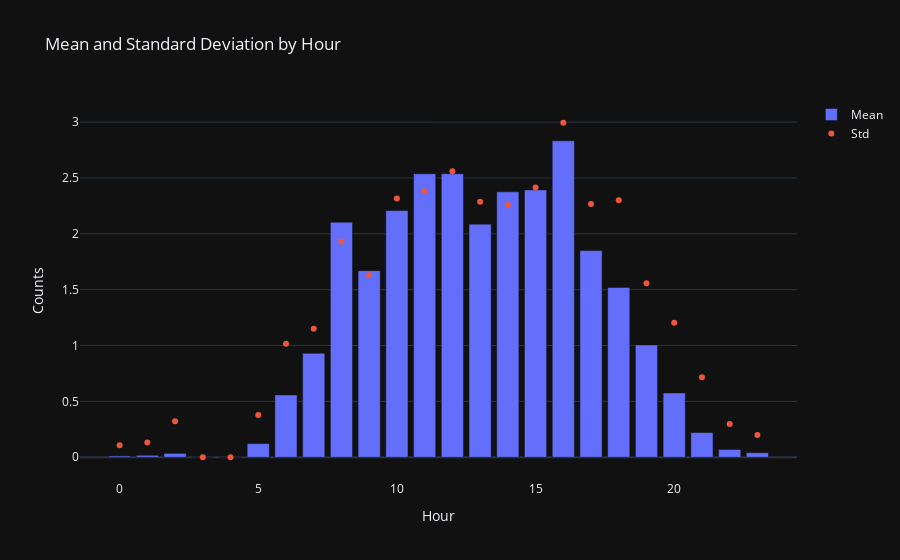

Write notebook code for a chart like this one.
### Code cell
# construct the multi scatter plot
fig = go.Figure()
fig.add_trace(go.Bar(x=stats['hour'], y=stats['mean'], name='Mean'))
fig.add_trace(go.Scatter(x=stats['hour'], y=stats['std'], name='Std', mode='markers'))
fig.update_layout(title='Mean and Standard Deviation by Hour', height=375, xaxis_title="Hour", yaxis_title="Counts")
fig.show()

### Figure 1 — Plotly figure (JSON) as saved in the notebook; plotly's stock layout.template omitted (floating-point values rounded to 4 significant figures)
{"data": [{"name": "Mean", "type": "bar", "x": [0, 1, 2, 3, 4, 5, 6, 7, 8, 9, 10, 11, 12, 13, 14, 15, 16, 17, 18, 19, 20, 21, 22, 23], "y": [0.01163, 0.01744, 0.03488, 0, 0, 0.1221, 0.5581, 0.9306, 2.104, 1.671, 2.208, 2.538, 2.538, 2.087, 2.376, 2.393, 2.832, 1.85, 1.52, 1.006, 0.5756, 0.2209, 0.06977, 0.0407]}, {"mode": "markers", "name": "Std", "type": "scatter", "x": [0, 1, 2, 3, 4, 5, 6, 7, 8, 9, 10, 11, 12, 13, 14, 15, 16, 17, 18, 19, 20, 21, 22, 23], "y": [0.1075, 0.1313, 0.3226, 0, 0, 0.378, 1.016, 1.149, 1.932, 1.629, 2.316, 2.381, 2.56, 2.287, 2.258, 2.415, 2.994, 2.267, 2.302, 1.558, 1.204, 0.7158, 0.2978, 0.1982]}], "layout": {"autosize": true, "title": {"text": "Mean and Standard Deviation by Hour"}, "xaxis": {"autorange": true, "range": [-1.47, 24.47], "title": {"text": "Hour"}, "type": "linear"}, "yaxis": {"autorange": true, "range": [-0.2193, 3.214], "title": {"text": "Counts"}, "type": "linear"}}}
